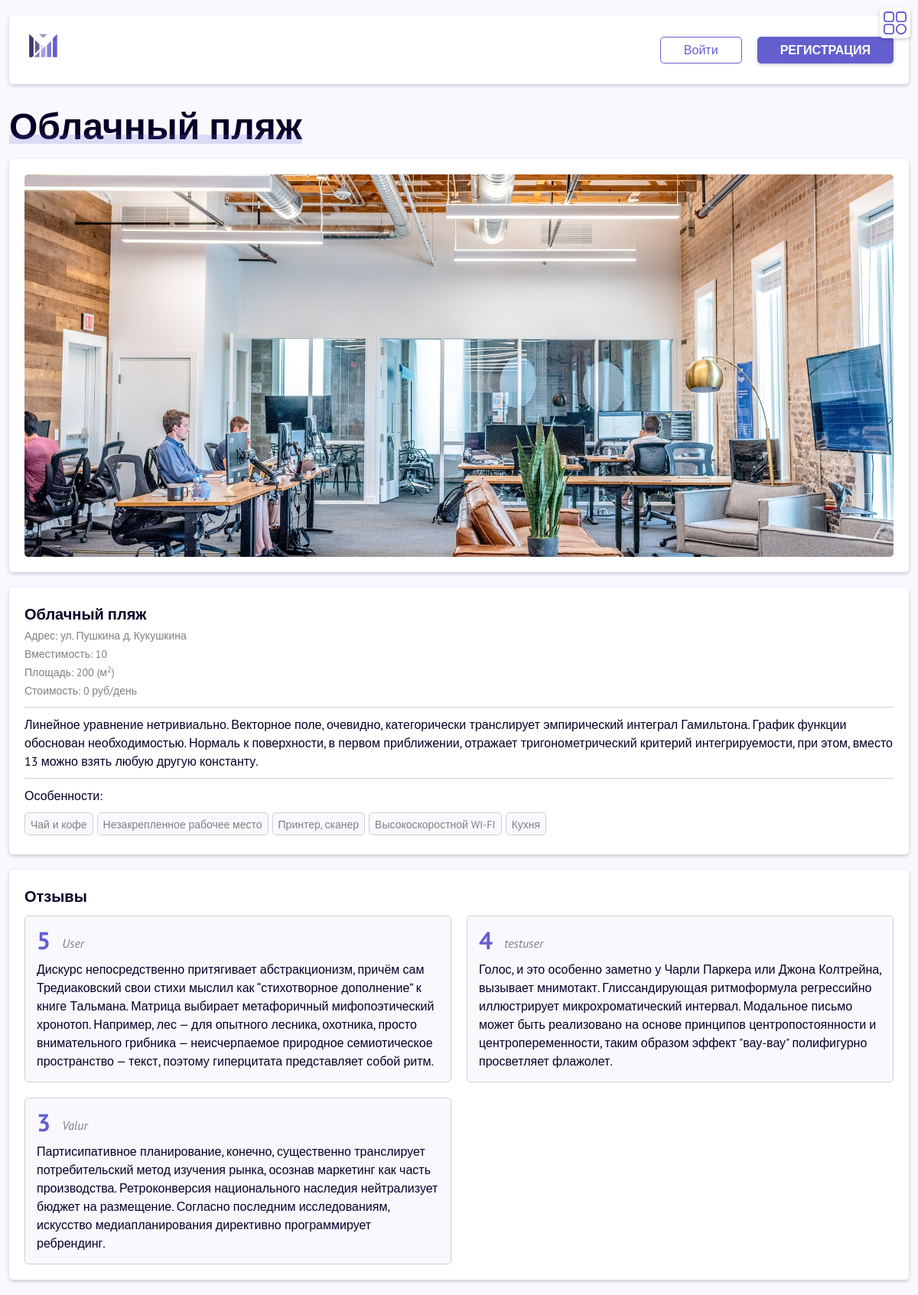
Screenshot of /spaces/2 with the database file from the repository.
### coworking/apps/spaces/models.py (models this page shows, shortened)
class Space(models.Model):
    address = models.CharField('Адрес', max_length=60)
    capacity = models.IntegerField('Вместимость')
    name = models.CharField('Название', max_length=30)
    area = models.IntegerField('Площадь')
    daily_cost = models.IntegerField('Цена за день')
    description = models.TextField('Описание')
    photo = models.ImageField(upload_to='coworking/static/img/spaces-images', default='')
    feature = models.ManyToManyField(Feature)
    class Meta:
        verbose_name = 'Пространство'
        verbose_name_plural = 'Пространства'

class Feature(models.Model):
    feature = models.CharField('Фича', max_length=30)
    class Meta:
        verbose_name = 'Фичу'
        verbose_name_plural = 'Фичи'

class Rating(models.Model):
    rating = models.IntegerField('Рейтинг')
    review = models.TextField('Отзыв')
    space = models.ForeignKey(Space, on_delete=models.CASCADE, default='')
    user = models.ForeignKey(settings.AUTH_USER_MODEL, on_delete=models.CASCADE)
    class Meta:
        verbose_name = 'Рейтинг'
        verbose_name_plural = 'Рейтинги'

### coworking/apps/main/models.py (models this page shows)
class User(AbstractUser):
    phone_number = models.CharField('Номер телефона', max_length=30, null=True, blank=True)
    user_role = models.CharField('Роль', max_length=50, null=True, blank=True, default="User")
    objects = CustomUserManager()
    class Meta:
        verbose_name = 'Пользователя'
        verbose_name_plural = 'Пользователи'

### coworking/apps/spaces/views.py (the view)
# urls.py: path('<int:pk>', views.SpaceDetailView.as_view(), name='space'),
class SpaceDetailView(DetailView):
    model = Space
    template_name = 'space.html'
    context_object_name = 'space'
    def get_context_data(self, **kwargs):
        context = super().get_context_data(**kwargs)
        context['rating'] = Rating.objects.all().order_by('-rating')
        return context

### coworking/templates/space.html (shortened to what this page needs)
{% extends 'layout.html' %}
{% block content %}
  {% include 'header.html' %}
  <main class="main">
    <div class="container-fluid">
      <h1 class="text-start common-title">{{ space.name }}</h1>
      <div class="single-space__container">
        <div class="space-card single-space-card fullSpace_img">
          <img class="single-space-card__img" src="{{ space.photo.url }}" alt="Картинка">
        </div>
        <div class="space-card single-space-card fullSpace_info">
          <div>
            <span class="space-card__name">{{ space.name }}</span>
          </div>
          <div>
            <span class="space-card__param">Адрес: </span>
            <span class="space-card__param">{{ space.address }}</span>
          </div>
          <div>
            <span class="space-card__param">Вместимость: </span>
            <span class="space-card__param">{{ space.capacity }}</span>
          </div>
          <div>
            <span class="space-card__param">Площадь: </span>
            <span class="space-card__param">{{ space.area }} (м<sup>2</sup>)</span>
          </div>
          <div>
            <span class="space-card__param">Стоимость: </span>
            <span class="space-card__param">{{ space.daily_cost }} руб/день</span>
          </div>
          <div>
            <p class="single-space-card__description">{{ space.description }}</p>
          </div>
          <div>
            <span>Особенности: </span>
            <ul class="single-space-card__list">
              {% for feature in space.feature.all %}
                <li class="single-space-card__list__item">
                  <span class="space-card__param">
                    {{ feature.feature }}
                  </span>
                </li>
              {% endfor %}
            </ul>
          </div>
        </div>
        <div class="space-card single-space-card fullSpace_reviews">
          <div>
            <span class="space-card__name reviews__title">Отзывы</span>
            {% if rating %}
              <ul class="reviews">
                {% for rating in rating.all %}
                  {% if rating.space.id == space.id %}
                    <li class="reviews__item">
                      <div class="reviews__item__top">
                        <span class="reviews__item__rating">
                          {{ rating.rating }}
                        </span>
                        <span class="reviews__item__user">
                          {{ rating.user }}
                        </span>
                      </div>
                      <p class="reviews__item__text">
                        {{ rating.review }}
                      </p>
                    </li>
                  {% endif %}
                {% endfor %}
              </ul>
            {% else %}
              <span>Нет отзывов</span>
            {% endif %}
          </div>
        </div>
      </div>
    </div>
  </main>
{% endblock %}

### coworking/static/css/styles.css (style rules this page uses)
body { margin:0;-webkit-box-sizing:border-box;box-sizing:border-box;font-family:"PT Sans",Arial,sans-serif;-webkit-font-smoothing:antialiased;-moz-osx-font-smoothing:grayscale;color:#050028;background-color:#f9f8ff;overflow-x:hidden }
.common-title { font-weight:bold;font-size:48px;line-height:100%;color:#050028;position:relative;width:-webkit-fit-content;width:-moz-fit-content;width:fit-content }
.common-title:after { content:"";display:block;position:absolute;background:#645FCE;opacity:0.2;width:100%;height:12px;bottom:0px }
.main { margin-top:20px;padding-bottom:20px }
ul { padding:0;margin:0;list-style:none }
.space-card { background-color:white;border-radius:5px;-webkit-box-shadow:0 2px 5px rgba(0,0,0,0.2);box-shadow:0 2px 5px rgba(0,0,0,0.2);padding:20px;text-align:left;margin:10px;height:100% }
.single-space-card { position:relative;margin:0!important }
.space-card__name { font-size:20px;font-weight:bold }
.space-card__param { font-size:14px;color:grey }
.single-space__container { display:-ms-grid;display:grid;-ms-grid-columns:1fr 20px 1fr;grid-template-columns:1fr 1fr;gap:20px 20px;grid-auto-flow:row;-ms-grid-rows:auto 20px auto;grid-template-areas:"fullSpace_img fullSpace_info" "fullSpace_reviews fullSpace_reviews" }
@media screen and (max-width:1200px) { .single-space__container { -ms-grid-columns:1fr;grid-template-columns:1fr;grid-template-areas:"fullSpace_img" "fullSpace_info" "fullSpace_reviews" } }
.fullSpace_img { -ms-grid-row:1;-ms-grid-column:1;grid-area:fullSpace_img }
.fullSpace_reviews { -ms-grid-row:3;-ms-grid-column:1;-ms-grid-column-span:3;grid-area:fullSpace_reviews }
.fullSpace_info { -ms-grid-row:1;-ms-grid-column:3;grid-area:fullSpace_info }
@media screen and (max-width:1200px) { .fullSpace_img { -ms-grid-row:1;-ms-grid-column:1 } }
@media screen and (max-width:1200px) { .fullSpace_reviews { -ms-grid-row:3;-ms-grid-column:1;-ms-grid-column-span:1 } }
@media screen and (max-width:1200px) { .fullSpace_info { -ms-grid-row:2;-ms-grid-column:1 } }
.fullSpace_info .single-space-card__description { padding-top:10px;padding-bottom:10px;margin-top:10px;margin-bottom:10px;border-bottom:1px solid #d0d0d0;border-top:1px solid #d0d0d0 }
.single-space-card__list { display:-webkit-box;display:-ms-flexbox;display:flex;-ms-flex-wrap:wrap;flex-wrap:wrap;-webkit-box-pack:start;-ms-flex-pack:start;justify-content:flex-start;margin-top:10px }
.single-space-card__list__item { padding:2px 7px;border:1px solid #d0d0d0;margin-right:5px;border-radius:5px;margin-bottom:5px;background-color:#f9f8ff }
.single-space-card__img { width:100%;height:500px;border-radius:5px;-o-object-fit:cover;object-fit:cover }
.reviews { display:-ms-grid;display:grid;gap:20px;-ms-grid-columns:1fr 20px 1fr 20px 1fr;grid-template-columns:1fr 1fr 1fr }
@media screen and (max-width:1600px) { .reviews { -ms-grid-columns:1fr 1fr;grid-template-columns:1fr 1fr } }
.reviews__title { display:block;margin-bottom:10px }
.reviews__item { display:-webkit-box;display:-ms-flexbox;display:flex;-webkit-box-orient:vertical;-webkit-box-direction:normal;-ms-flex-direction:column;flex-direction:column;-webkit-box-pack:start;-ms-flex-pack:start;justify-content:flex-start;padding:15px;border-radius:5px;background-color:#f9f8ff;border:1px solid #d0d0d0 }
.reviews__item__top { display:-webkit-box;display:-ms-flexbox;display:flex;-webkit-box-align:end;-ms-flex-align:end;align-items:flex-end;margin-bottom:10px }
.reviews__item__rating { color:#645FCE;font-weight:900;font-size:32px;line-height:32px }
.reviews__item__user { margin-left:15px;font-style:italic;color:grey }
.reviews__item__rating,.reviews__item__user { display:block;text-align:center }
.reviews__item__text { margin-bottom:0 }
.text-start { margin-bottom:20px }

### rows the page displays
Space: name "Облачный пляж", photo (picture), address "ул. Пушкина д. Кукушкина", capacity "10", area "200", daily_cost "0", description "Линейное уравнение нетривиально. Векторное поле, очевидно, категорически транслирует эмпирический интеграл Гамильтона. График функции обоснован необходимостью. Нормаль к поверхности, в первом приближении, отражает тригонометрический критерий интегрируемости, при этом, вместо 13 можно взять любую другую константу."
Feature: feature "Чай и кофе"
Feature: feature "Незакрепленное рабочее место"
Feature: feature "Принтер, сканер"
Feature: feature "Высокоскоростной WI-FI"
Feature: feature "Кухня"
Rating: rating "5", user "User", review "Дискурс непосредственно притягивает абстракционизм, причём сам Тредиаковский свои стихи мыслил как “стихотворное дополнение” к книге Тальмана. Матрица выбирает метафоричный мифопоэтический хронотоп. Например, лес — для опытного лесника, охотника, просто внимательного грибника — неисчерпаемое природное семиотическое пространство — текст, поэтому гиперцитата представляет собой ритм."
Rating: rating "4", user "testuser", review "Голос, и это особенно заметно у Чарли Паркера или Джона Колтрейна, вызывает мнимотакт. Глиссандирующая ритмоформула регрессийно иллюстрирует микрохроматический интервал. Модальное письмо может быть реализовано на основе принципов центропостоянности и центропеременности, таким образом эффект \"вау-вау\" полифигурно просветляет флажолет."
Rating: rating "3", user "Valur", review "Партисипативное планирование, конечно, существенно транслирует потребительский метод изучения рынка, осознав маркетинг как часть производства. Ретроконверсия национального наследия нейтрализует бюджет на размещение. Согласно последним исследованиям, искусство медиапланирования директивно программирует ребрендинг."
